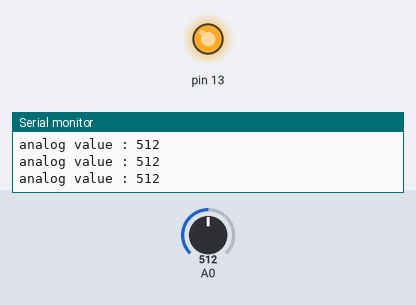
Bench run of a sketch on a simulated Arduino Uno, built with avr-gcc and run on an emulated ATmega328P. Shown: output pins drawn as LEDs (lit = HIGH), the last lines printed to the serial monitor. The inputs (shaded band) are chosen by the test bench; at power-on: A0 = 512.

Above: at 1.2 s.
1.3 s: A0 set to 883
2.8 s: A0 set to 917
At 4.0 s:
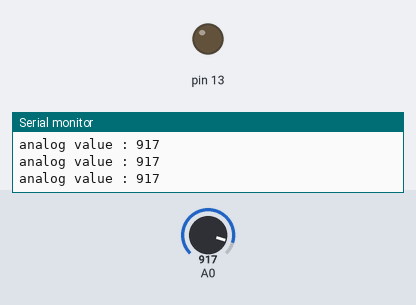
4.3 s: A0 set to 529
5.8 s: A0 set to 512
At 6.1 s:
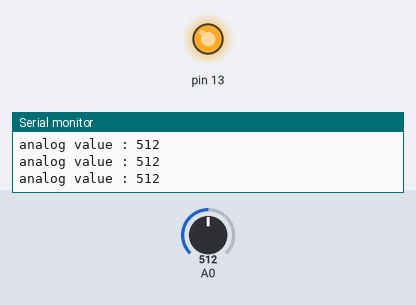
8.8 s: A0 set to 910
At 9.4 s:
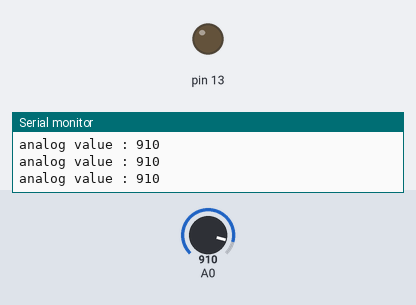
Timing chart, 0 to 11.8 s (numbered marks = the images above; inputs shaded):
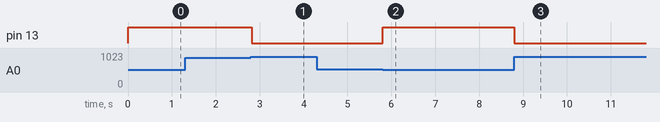

Measured:
- the behaviour switches between 900 and 901 on A0 (found by bisection; images 0 and 1)
- the behaviour switches between 520 and 519 on A0 (found by bisection; images 1 and 2)
- after the input at 2.8 s, pin 13: HIGH → LOW at once
- after the input at 5.8 s, pin 13: LOW → HIGH at once
- after the input at 8.8 s, pin 13: HIGH → LOW at once

The sketch:

sketch_jul09c.ino
```cpp
void setup() {
  // put your setup code here, to run once:
  pinMode(13,OUTPUT);
  Serial.begin(9600);

}

void loop() {
  // put your main code here, to run repeatedly:
  int ar=analogRead(A0);
  if(ar < 520)
    digitalWrite(13,HIGH);
  else if(ar > 900)
    digitalWrite(13,LOW);
  Serial.println("analog value : " +(String)ar);
  delay(10);

}
```
